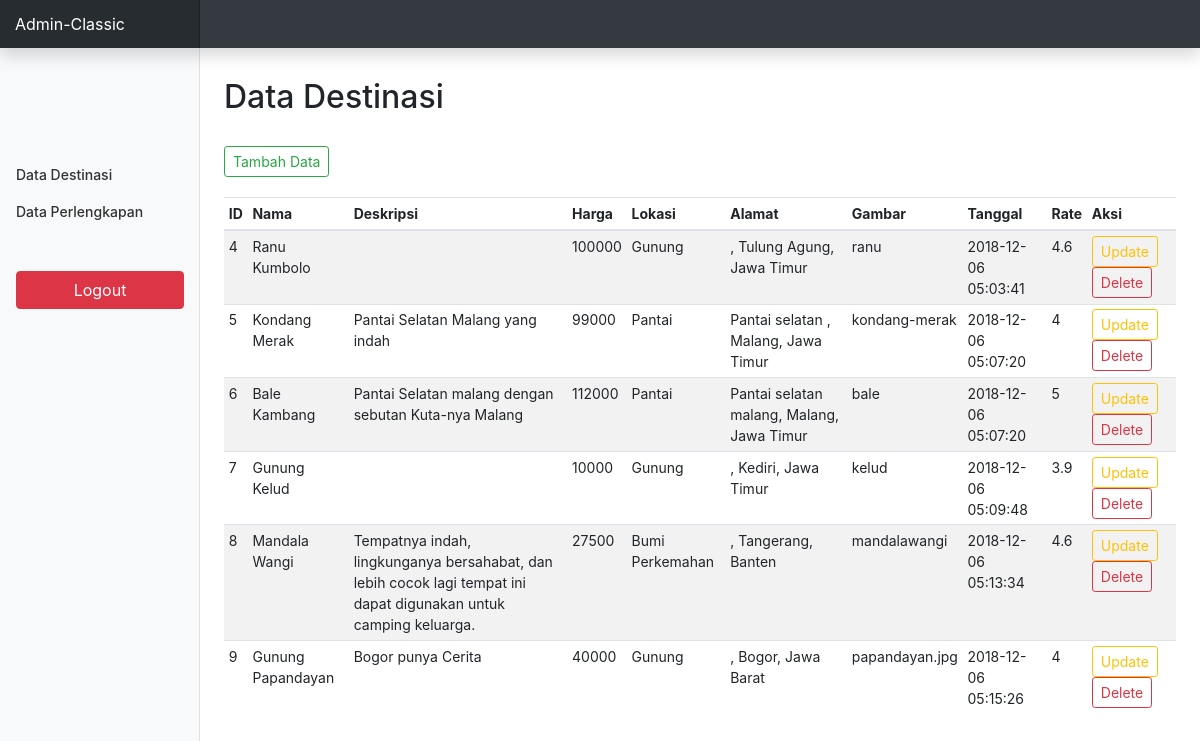
/admin/index.php (signed in), run on an earlier commit of the app's database.
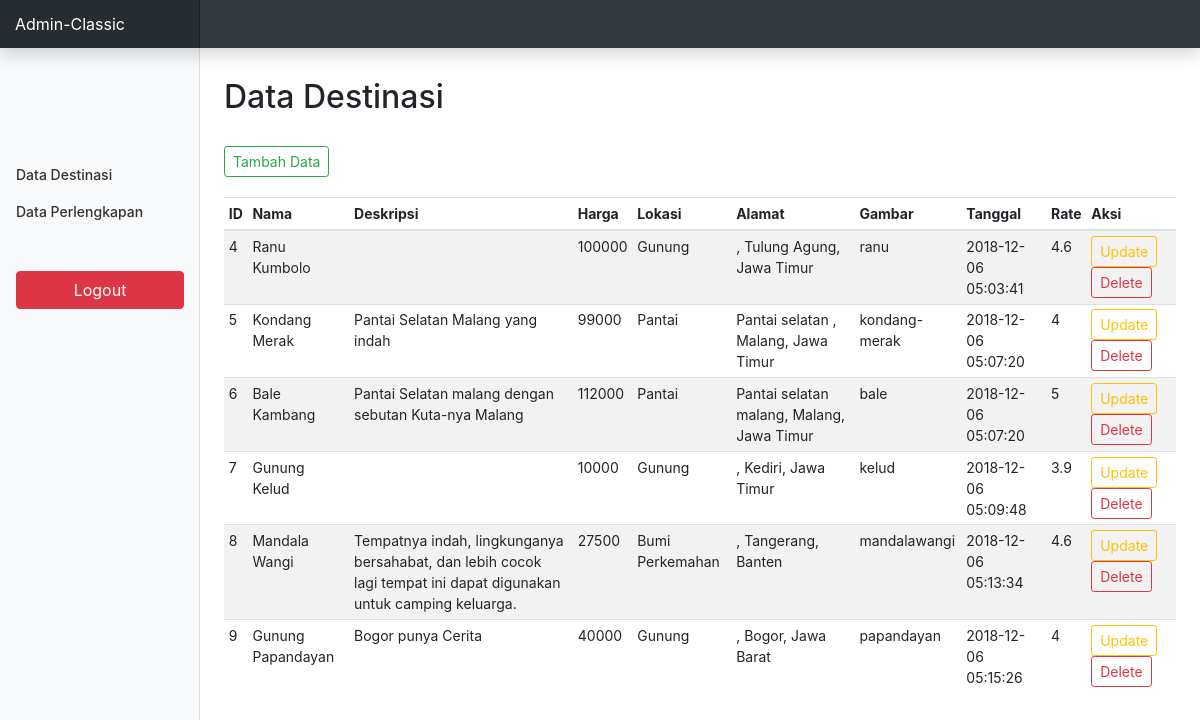
And on a later commit of the database.
### tables this page shows
CREATE TABLE `destinasi` (
  `ID_DESTINASI` int(11) NOT NULL,
  `NAMA` varchar(1024) DEFAULT NULL,
  `DESKRIPSI` varchar(1024) DEFAULT NULL,
  `HARGA` int(11) DEFAULT NULL,
  `LOKASI` varchar(1024) DEFAULT NULL,
  `ALAMAT` varchar(1024) DEFAULT NULL,
  `KOTA` varchar(1024) DEFAULT NULL,
  `PROVINSI` varchar(1024) DEFAULT NULL,
  `GAMBAR` varchar(1024) DEFAULT NULL,
  `TANGGAL` datetime NOT NULL DEFAULT CURRENT_TIMESTAMP,
  `RATE` float DEFAULT NULL
);

### admin/conn.php (called while the page is built, shortened)
<?php
function connection() {
   $dbServer = 'localhost';
   $dbUser = 'root';
   $dbPass = '';
   $dbName = "kemah";
   $conn = mysqli_connect($dbServer, $dbUser, $dbPass);
   mysqli_select_db($conn,$dbName);
   return $conn;
}

### admin/index.php (the view, shortened to what this page needs)
<?php
  include ('conn.php');
?>
<!DOCTYPE html>
<html>
  <head>
    <link href="assets/css/bootstrap.min.css" rel="stylesheet">
    <link href="assets/css/dashboard.css" rel="stylesheet">
  </head>
  <body>
    <nav class="navbar navbar-dark fixed-top bg-dark flex-md-nowrap p-0 shadow">
      <a class="navbar-brand col-sm-3 col-md-2 mr-0" href="#">Admin-Classic</a>
    </nav>
    <div class="container-fluid">
      <div class="row">
       <?php
       include('menu.php');
       ?>
        <main role="main" class="col-md-9 ml-sm-auto col-lg-10 px-4">
          <h2 style="margin: 30px 0 30px 0;">Data Destinasi</h2>
          <a class="btn btn-outline-success btn-sm" href="form.php" style="margin-bottom : 20px;">Tambah Data</a>
          <div class="table-responsive">
            <table class="table table-striped table-sm">
              <thead>
                <tr>
                  <th>ID</th>
                  <th>Nama</th>
                  <th>Deskripsi</th>
                  <th>Harga</th>
                  <th>Lokasi</th>
                  <th>Alamat</th>
                  <th>Gambar</th>
                  <th>Tanggal</th>
                  <th>Rate</th>
                  <th>Aksi</th>
                </tr>
              </thead>
              <tbody>
                <?php
                  $query = "SELECT * FROM destinasi";
                  $result = mysqli_query(connection(),$query);
                 ?>
                 <?php while($data = mysqli_fetch_array($result)): ?>
                  <tr>
                    <td><?php echo $data['ID_DESTINASI'];  ?></td>
                    <td><?php echo $data['NAMA'];  ?></td>
                    <td><?php echo $data['DESKRIPSI'];  ?></td>
                    <td><?php echo $data['HARGA'];  ?></td>
                    <td><?php echo $data['LOKASI'];  ?></td>
                    <td><?php echo $data['ALAMAT'].", ". $data['KOTA'].", ". $data['PROVINSI'];  ?></td>
                    <td><?php echo $data['GAMBAR'];  ?></td>
                    <td><?php echo $data['TANGGAL'];  ?></td>
                    <td><?php echo $data['RATE'];  ?></td>
                    <td>
                      <a href="<?php echo "update.php?nrp=".$data['ID_DESTINASI']; ?>" class="btn btn-outline-warning btn-sm"> Update</a>
                      <a href="<?php echo "delete.php?nrp=".$data['ID_DESTINASI']."&img=".$data['GAMBAR']; ?>" class="btn btn-outline-danger btn-sm"> Delete</a>
                    </td>
                  </tr>
                 <?php endwhile ?>
              </tbody>
            </table>
          </div>
        </main>
      </div>
    </div>
  </body>
</html>

What changed in the data, as far as the page shows it:
changed destinasi "Gunung Papandayan": GAMBAR "papandayan.jpg" → "papandayan"
